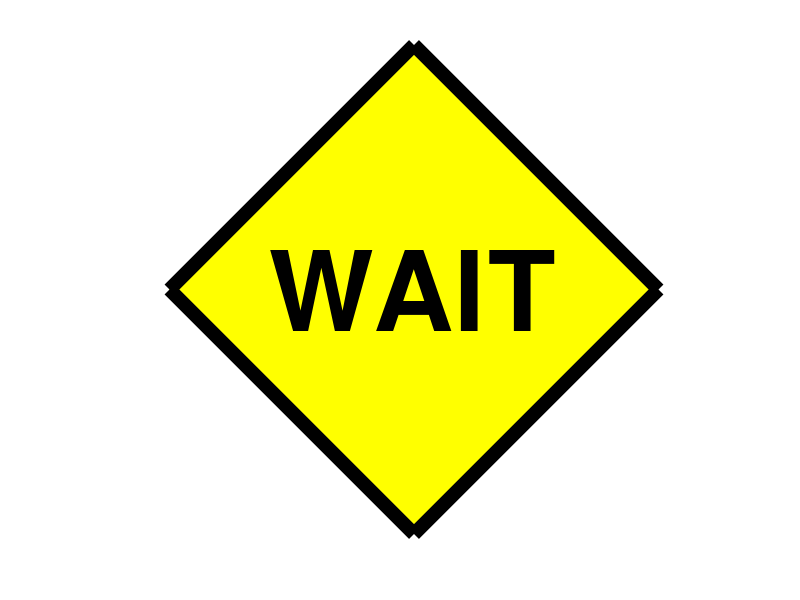

MATLAB code to generate this figure:
x=[1 0 -1 0 1];
y=[0 1 0 -1 0];
fill(x,y,'y','EdgeColor','k','LineWidth',10);
axis square off;
text(0,0,'WAIT','Color','k','FontSize',80,'FontWeight','bold','HorizontalAlignment','center');